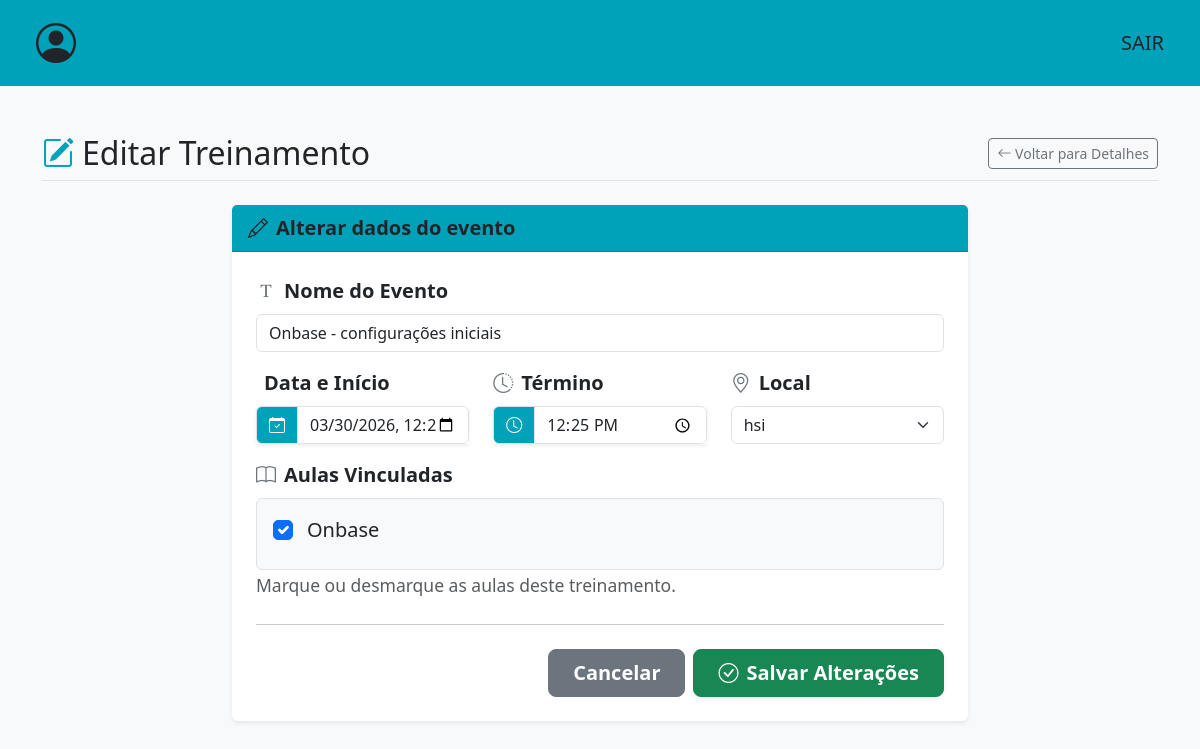
Page /editar-treinamento/1/ (signed in) on the earlier database version.
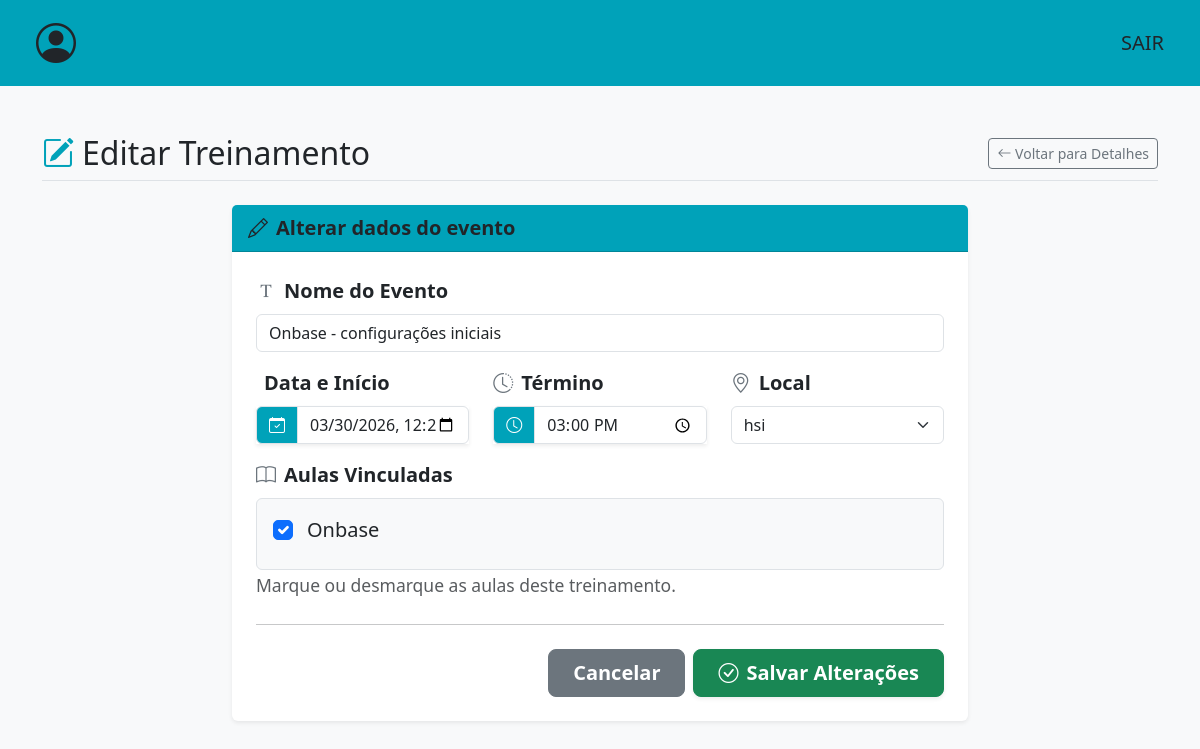
Same page on the later database version.
### events/models.py (models this page shows, shortened)
class Treinamento(models.Model):
    opcoes_local = [
        ("AUDITORIO HSI","hsi"),
        ("AUDITORIO ADM CENTRAL","pupileira"),
    ]
    opcoes_status = [
        ("FINALIZADO","finalizado"),
        ("CANCELADO","cancelado"),
        ("MARCADO","marcado"),
        ("ANDAMENTO","andamento")
    ]
    nm_evento = models.CharField(max_length=100)
    data = models.DateTimeField()
    local = models.CharField(max_length=50,choices=opcoes_local)
    status = models.CharField(max_length=50,choices=opcoes_status)
    participantes = models.JSONField(default=list,blank=True)
    aulas = models.ManyToManyField(Aula, related_name='aulas')
    horario_final = models.TimeField(null=True,blank=True)
    usuario_cadastrante = models.ForeignKey(User, on_delete=models.CASCADE,null=True,blank=True)

### events/views.py (the view)
# urls.py: path('editar-treinamento/<int:treinamento_id>/',editar_treinamento,name='editar-treinamento'),
@login_required(login_url="login/")
def editar_treinamento(request,treinamento_id):
    treinamento = Treinamento.objects.get(id=treinamento_id)
    validar_permissoes = validar_permissoes_usuario(request,treinamento,f'{request.user.first_name}, você não tem permissão para editar evento')
    if validar_permissoes:
        return validar_permissoes
    if request.method == 'POST':
        form = CriarEventoForm(request.POST, instance=treinamento)
        if form.is_valid():
            form.save()
            messages.success(request, 'Treinamento atualizado com sucesso!')
            return redirect('conferir-treinamento', treinamento_id=treinamento.id)
        else:
            if 'horario_final' in form.errors:
                messages.error(request, 'Atenção: O Horário de Término é obrigatório!')
            else:
                messages.error(request, 'Atenção: Verifique os campos preenchidos.')
    else:
        form = CriarEventoForm(instance=treinamento)
    return render(request, 'events/editar-treinamento.html', {'form': form, 'treinamento': treinamento})

### events/forms.py
class CriarEventoForm(forms.ModelForm):
    class Meta:
        model = Treinamento
        fields = ['nm_evento', 'data', 'local', 'aulas','horario_final']
        widgets = {
            'nm_evento': forms.TextInput(attrs={'class': 'form-control', 'placeholder': 'Ex: Treinamento de Integração'}),
            'data': forms.DateTimeInput(format='%Y-%m-%dT%H:%M',attrs={'type': 'datetime-local', 'class': 'form-control'}),
            'local': forms.Select(attrs={'class': 'form-select'}),
            'aulas': forms.CheckboxSelectMultiple(attrs={'class': 'form-check-input'}),
            'horario_final': forms.TimeInput(format='%H:%M',attrs={'type':'time','class': 'form-control','min':'00:05'}),
        }
    def __init__(self, *args, **kwargs):
        super().__init__(*args, **kwargs)
        self.fields['data'].required = True
        self.fields['horario_final'].required = True

### events/models.py (called while the page is built)
    def __str__(self):
        return self.nm_aula

### templates/events/editar-treinamento.html (shortened to what the changed rows need)
<!DOCTYPE html>
<html lang="pt-br">
<head>
    <link href="https://cdn.jsdelivr.net/npm/bootstrap@5.3.2/dist/css/bootstrap.min.css" rel="stylesheet">
    <link href="https://cdn.jsdelivr.net/npm/bootstrap-icons@1.11.1/font/bootstrap-icons.css" rel="stylesheet">
    <link rel="stylesheet" href="https://cdn.jsdelivr.net/npm/flatpickr/dist/flatpickr.min.css">
    <link rel="stylesheet" type="text/css" href="https://npmcdn.com/flatpickr/dist/themes/airbnb.css">
</head>
<body class="bg-light">
    <div class="container mt-5">
        <div class="d-flex justify-content-between align-items-center mb-4 border-bottom pb-2">
            <h2 class="m-0"><i class="bi bi-pencil-square text-custom-teal me-2"></i>Editar Treinamento</h2>
        </div>
        <div class="row justify-content-center">
            <div class="col-md-8">
                <div class="card shadow-sm border-0">
                    <div class="card-body p-4 fs-5">
                        <form method="POST" novalidate>
                            <div class="mb-3">
                                <label class="form-label fw-bold"><i class="bi bi-fonts me-2 text-secondary"></i>Nome do Evento</label>
                                {{ form.nm_evento }}
                            </div>
                            <div class="row">
                                <div class="col-md-4 mb-3">
                                    <div class="input-group shadow-sm">
                                        <span class="input-group-text bg-custom-teal text-white border-custom-teal">
                                            <i class="bi bi-calendar-check"></i>
                                        </span>
                                        {{ form.data }}
                                    </div>
                                </div>
                                <div class="col-md-4 mb-3">
                                    <div class="input-group shadow-sm">
                                        <span class="input-group-text bg-custom-teal text-white border-custom-teal">
                                            <i class="bi bi-clock"></i>
                                        </span>
                                        {{ form.horario_final }}
                                    </div>
                                </div>
                                <div class="col-md-4 mb-3">
                                    <label class="form-label fw-bold"><i class="bi bi-geo-alt me-2 text-secondary"></i>Local</label>
                                    {{ form.local }}
                                </div>
                            </div>
                        </form>
                    </div>
                </div>
            </div>
        </div>
    </div>
</body>
</html>

Differences in the rows shown:
changed Treinamento "Onbase - configurações iniciais": horario_final "12:25" → "15:00"
